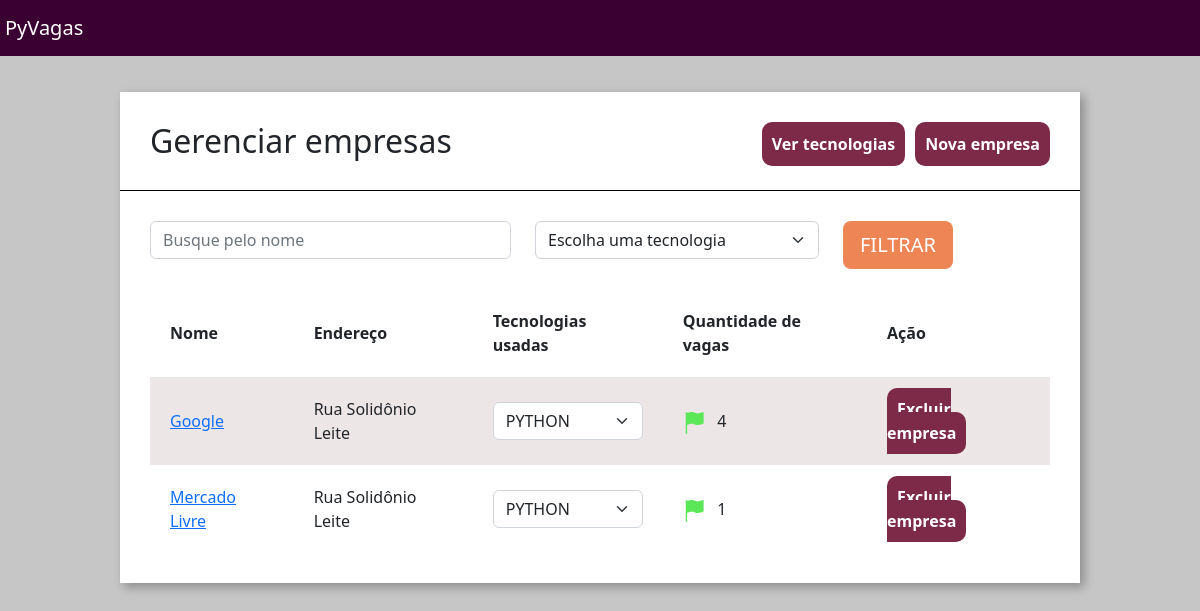
The page /home/empresas/ on the database as committed earlier.
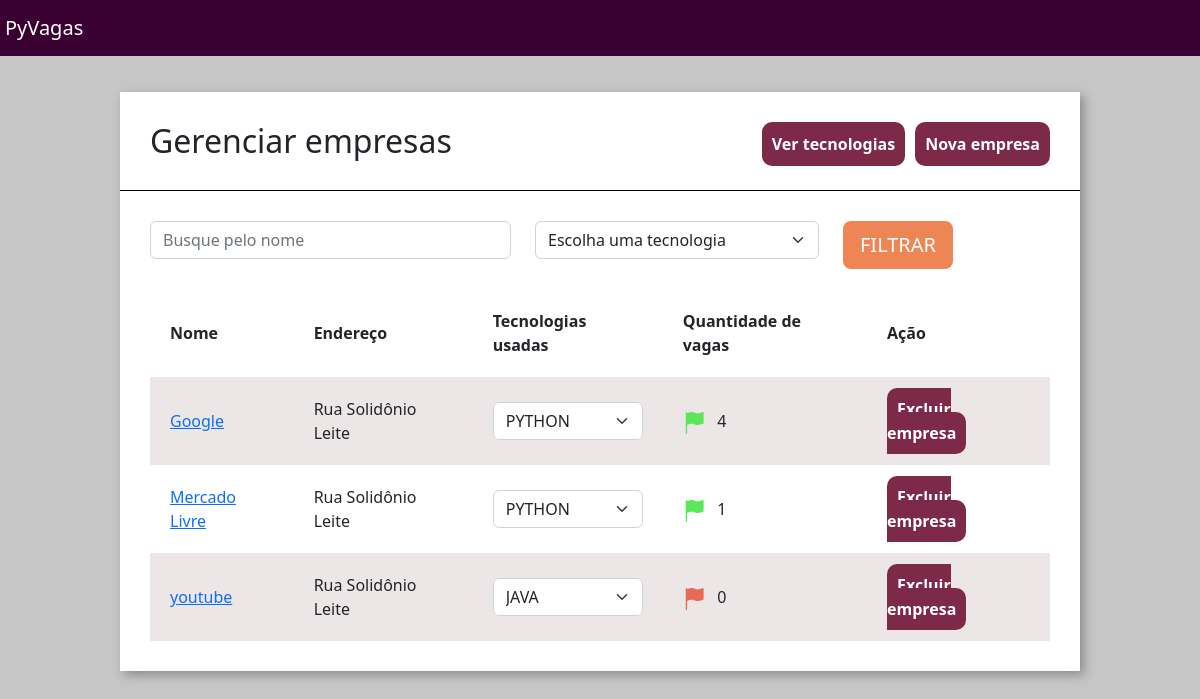
The same page on the database as committed later.
### empresa/models.py (models this page shows, shortened)
class Empresa(models.Model):
    choices_nicho_mercado = (
        ('P', 'Programação'),
        ('S', 'Suporte Técnico'),
        ('E', 'Engenharia')
    )
    logo = models.ImageField(upload_to="logo_empresa", null=True, blank=True)
    nome = models.CharField(max_length=30)
    email = models.EmailField()
    cidade = models.CharField(max_length=30)
    tecnologias = models.ManyToManyField(Tecnologias)
    endereco = models.CharField(max_length=60)
    nicho_mercado = models.CharField(max_length=3, choices=choices_nicho_mercado)
    caracteristica_empresa = models.TextField()
    def qtd_vagas(self):
        return Vagas.objects.filter(empresa__id=self.id).count()

### empresa/views.py (the view)
# urls.py: path('empresas/',views.empresas, name='empresas'),
def empresas(request):
    technologias_filtrar = request.GET.get('tecnologias')
    nome_filtrar = request.GET.get('nome')
    empresas = Empresa.objects.all()
    if technologias_filtrar:
        empresas = empresas.filter(tecnologias = technologias_filtrar)
    if nome_filtrar:
        empresas = empresas.filter(nome__icontains = nome_filtrar)
    tecnologias = Tecnologias.objects.all()
    return render(request, 'empresas.html', {'empresas': empresas, 'tecnologias': tecnologias})

### empresa/models.py (called while the page is built)
    def __str__(self):
        return self.tecnologia

### empresa/templatetags/filtro.py (called while the page is built)
@register.filter(name='is_par')
def is_par(valor):
    return True if valor % 2 == 0 else False

### empresa/templates/empresas.html (shortened to what this page needs)
{% extends 'base.html' %}
{% load static %}
{% load filtro %}
{% block 'head' %}
    <link href="{% static 'empresa/css/empresas.css' %}" rel="stylesheet">
{% endblock %}
{% block 'body' %}
    <div class="wrapper">
        <div class="box">
            <div class="header-box">
                <h2 class="titulo">Gerenciar empresas</h2>
                <a href="{% url 'nova_empresa' %}" class="btn-nova-empresa">Nova empresa</a>
                <a href="{% url 'tecnologias'%}" class="btn-nova-empresa">Ver tecnologias</a>
            </div>
            <div class="borda-box"></div>
            <div class="body-box">
                <form action="{% url 'empresas' %}" method="GET"> {% csrf_token %}
                <div class="row">
                        <div class="col-md-5">
                            <input type="text" placeholder="Busque pelo nome" class="form-control" name="nome">
                        </div>
                        <div class="col-md-4">
                            <select class="form-select" name="tecnologias">
                                        <option value="" disabled selected hidden>Escolha uma tecnologia</option>
                            </select>
                        </div>
                    <div class="col-md-3">
                        <input type="submit" value="FILTRAR" class="btn btn-lg btn-orange">
                    </div>
                </div>
                </form>
                <table class="tabela" cellpadding="20">
                    <tr>
                        <th>Nome</th>
                        <th>Endereço</th>
                        <th>Tecnologias usadas</th>
                        <th>Quantidade de vagas</th>
                        <th>Ação</th>
                    </tr>
                    {% for empresa in empresas%}
                    <tr {% if not forloop.counter|is_par %} class="tabela-linha" {% endif %}>
                        <td> <a href="{% url 'empresa_unica' empresa.id %}"> {{empresa.nome}} </a> </td>
                        <td>{{empresa.endereco}}</td>
                        <td>
                            <select class="form-select">
                                {% for tech in empresa.tecnologias.all %}
                                    <option>{{tech}}</option>
                                {% endfor %}
                            </select>
                        </td>
                        <td>
                            {% if empresa.qtd_vagas > 0 %}
                                <img src="{% static 'empresa/img/flag_green.png' %}">
                            {% else %}
                                <img src="{% static 'empresa/img/flag_red.png' %}">
                            {% endif %}
                            &nbsp&nbsp{{empresa.qtd_vagas}}
                        </td>
                        <td>
                            <a href="{% url 'excluir_empresa' empresa.id %}" class="btn-excluir">Excluir empresa</a>
                        </td>
                    </tr>
                {% endfor %}
                </table>
            </div>
        </div>
    </div>
{% endblock%}

Rows that differ between the two databases and show on the page:
added Empresa: nome "youtube", endereco "Rua Solidônio Leite", qtd_vagas "0"
